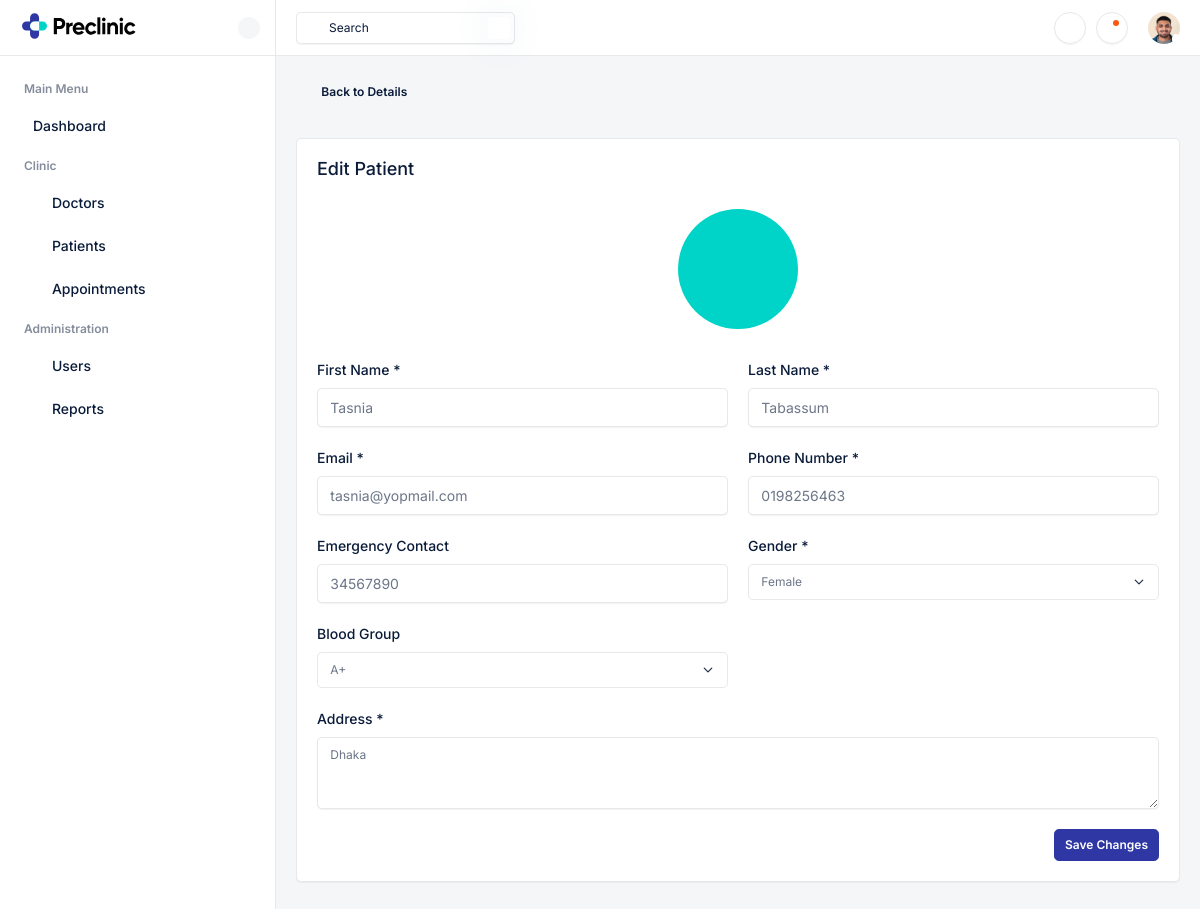
The page /patients/2/edit/ (signed in) on the database its author committed.
### DRS/models.py (models this page shows, shortened)
class Patient(models.Model):
    GENDER_CHOICES = [
        ('M', 'Male'),
        ('F', 'Female'),
        ('O', 'Other'),
    ]
    BLOOD_GROUP_CHOICES = [
        ('A+', 'A+'), ('A-', 'A-'),
        ('B+', 'B+'), ('B-', 'B-'),
        ('AB+', 'AB+'), ('AB-', 'AB-'),
        ('O+', 'O+'), ('O-', 'O-'),
    ]
    patient_id = models.CharField(max_length=20, unique=True)
    first_name = models.CharField(max_length=50)
    last_name = models.CharField(max_length=50)
    email = models.EmailField(unique=True)
    phone_regex = RegexValidator(
        regex=r'^\+?1?\d{9,11}$',
        message="Phone number must be entered in the format: '+880123456789'. Up to 11 digits allowed."
    )
    phone_number = models.CharField(validators=[phone_regex], max_length=11)
    address = models.TextField()
    gender = models.CharField(max_length=1, choices=GENDER_CHOICES)
    blood_group = models.CharField(max_length=3, choices=BLOOD_GROUP_CHOICES, blank=True)
    emergency_contact = models.CharField(max_length=17, blank=True)
    image = models.ImageField(upload_to='patient_images/', blank=True, null=True)
    created_at = models.DateTimeField(auto_now_add=True)
    updated_at = models.DateTimeField(auto_now=True)

### DRS/views.py (the view)
# urls.py: path('patients/<int:patient_id>/edit/', edit_patient,   name='edit_patient'),
@login_required
def edit_patient(request, patient_id):
    if request.user.role not in ['doctor', 'receptionist']:
        messages.error(request, 'Access denied.')
        return redirect('login')
    patient = get_object_or_404(Patient, id=patient_id)
    form = PatientForm(request.POST or None, request.FILES or None, instance=patient)
    if form.is_valid():
        form.save()
        messages.success(request, 'Patient updated successfully!')
        return redirect('patient_detail', patient_id=patient.id)
    return render(request, 'clinic/edit_patient.html', {
        'form': form,
        'patient': patient,
    })

### DRS/forms.py
class PatientForm(forms.ModelForm):
    class Meta:
        model = Patient
        fields = ['first_name', 'last_name', 'email', 'phone_number', 'address',
                   'gender', 'blood_group', 'emergency_contact',
                  'image']
        widgets = {
            'date_of_birth': forms.DateInput(attrs={'type': 'date'}),
            'address': forms.Textarea(attrs={'rows': 3}),
        }

### templates/clinic/edit_patient.html (shortened to what this page needs)
{% extends 'clinic/base.html' %}
{% load static %}
{% block content %}
<div class="main-wrapper">
  {% include 'clinic/header.html' %}
  <div class="page-wrapper">
    <div class="content">
      <div class="mb-4">
        <a href="{% url 'patient_detail' patient.id %}" class="btn btn-light">
          <i class="ti ti-chevron-left me-1"></i> Back to Details
        </a>
      </div>
      <form method="post" enctype="multipart/form-data">
        <div class="card shadow-sm">
          <div class="card-body">
            <h5 class="mb-4">Edit Patient</h5>
            <div class="mb-4 text-center">
              <label for="{{ form.image.id_for_label }}" class="d-block mx-auto" style="width:120px; height:120px; cursor:pointer;">
                {% if patient.image %}
                <img src="{{ patient.image.url }}" class="rounded-circle w-100 h-100 object-fit-cover border">
                {% else %}
                <span class="d-flex align-items-center justify-content-center bg-secondary rounded-circle text-white w-100 h-100">
                  <i class="ti ti-user fs-2"></i>
                </span>
                {% endif %}
              </label>
            </div>
            <div class="row g-3">
              <div class="col-md-6">
                <label for="{{ form.first_name.id_for_label }}" class="form-label">First Name *</label>
                <input type="text" name="{{ form.first_name.html_name }}" id="{{ form.first_name.id_for_label }}" value="{{ form.first_name.value|default_if_none:'' }}" class="form-control" placeholder="First Name">
              </div>
              <div class="col-md-6">
                <label for="{{ form.last_name.id_for_label }}" class="form-label">Last Name *</label>
                <input type="text" name="{{ form.last_name.html_name }}" id="{{ form.last_name.id_for_label }}" value="{{ form.last_name.value|default_if_none:'' }}" class="form-control" placeholder="Last Name">
              </div>
              <div class="col-md-6">
                <label for="{{ form.email.id_for_label }}" class="form-label">Email *</label>
                <input type="email" name="{{ form.email.html_name }}" id="{{ form.email.id_for_label }}" value="{{ form.email.value|default_if_none:'' }}" class="form-control" placeholder="Email Address">
              </div>
              <div class="col-md-6">
                <label for="{{ form.phone_number.id_for_label }}" class="form-label">Phone Number *</label>
                <input type="text" name="{{ form.phone_number.html_name }}" id="{{ form.phone_number.id_for_label }}" value="{{ form.phone_number.value|default_if_none:'' }}" class="form-control" placeholder="Phone Number">
              </div>
              <div class="col-md-6">
                <label for="{{ form.emergency_contact.id_for_label }}" class="form-label">Emergency Contact</label>
                <input type="text" name="{{ form.emergency_contact.html_name }}" id="{{ form.emergency_contact.id_for_label }}" value="{{ form.emergency_contact.value|default_if_none:'' }}" class="form-control" placeholder="Emergency Contact">
              </div>
              <div class="col-md-6">
                <label for="{{ form.gender.id_for_label }}" class="form-label">Gender *</label>
                <select name="{{ form.gender.html_name }}" id="{{ form.gender.id_for_label }}" class="form-select">
                  {% for val,label in form.gender.field.choices %}
                    <option value="{{ val }}" {% if form.gender.value == val %}selected{% endif %}>{{ label }}</option>
                  {% endfor %}
                </select>
              </div>
              <div class="col-md-6">
                <label for="{{ form.blood_group.id_for_label }}" class="form-label">Blood Group</label>
                <select name="{{ form.blood_group.html_name }}" id="{{ form.blood_group.id_for_label }}" class="form-select">
                  {% for val,label in form.blood_group.field.choices %}
                    <option value="{{ val }}" {% if form.blood_group.value == val %}selected{% endif %}>{{ label }}</option>
                  {% endfor %}
                </select>
              </div>
              <div class="col-12">
                <label for="{{ form.address.id_for_label }}" class="form-label">Address *</label>
                <textarea name="{{ form.address.html_name }}" id="{{ form.address.id_for_label }}" class="form-control" rows="3" placeholder="Address">{{ form.address.value|default_if_none:'' }}</textarea>
              </div>
              <div class="col-12 text-end">
                <button type="submit" class="btn btn-primary">Save Changes</button>
              </div>
            </div>
          </div>
        </div>
      </form>
    </div>
  </div>
</div>
{% endblock %}

### rows shown on the page
Patient: first_name "Tasnia", last_name "Tabassum", email "tasnia@yopmail.com", phone_number "0198256463", emergency_contact "34567890", blood_group "A+", address "Dhaka"

### other values the page prints
form field gender "Female"
